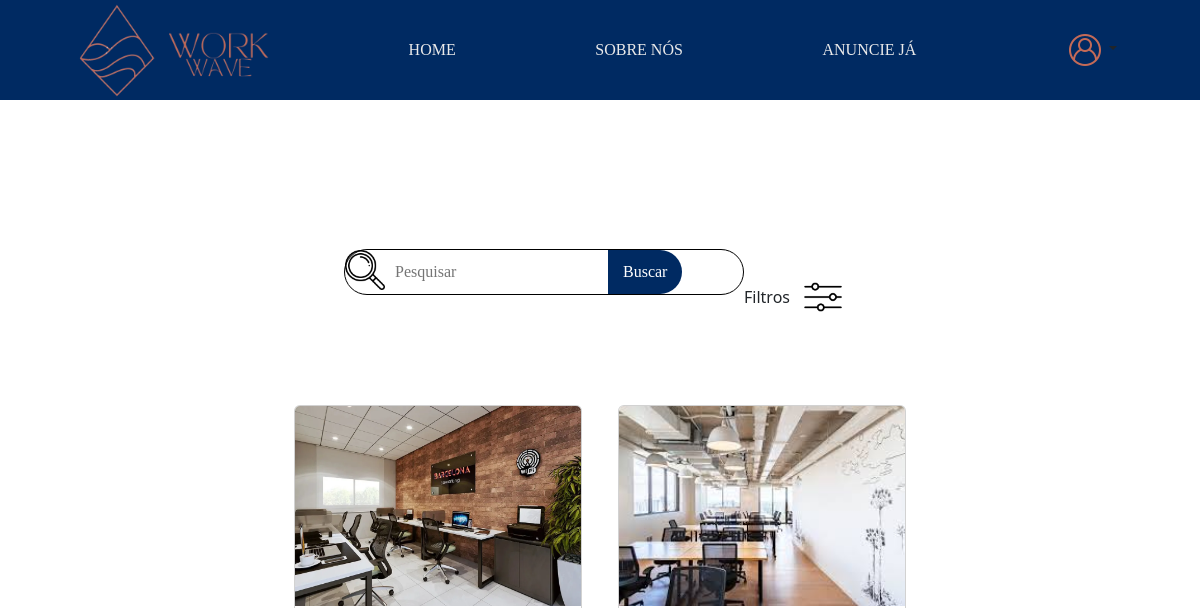
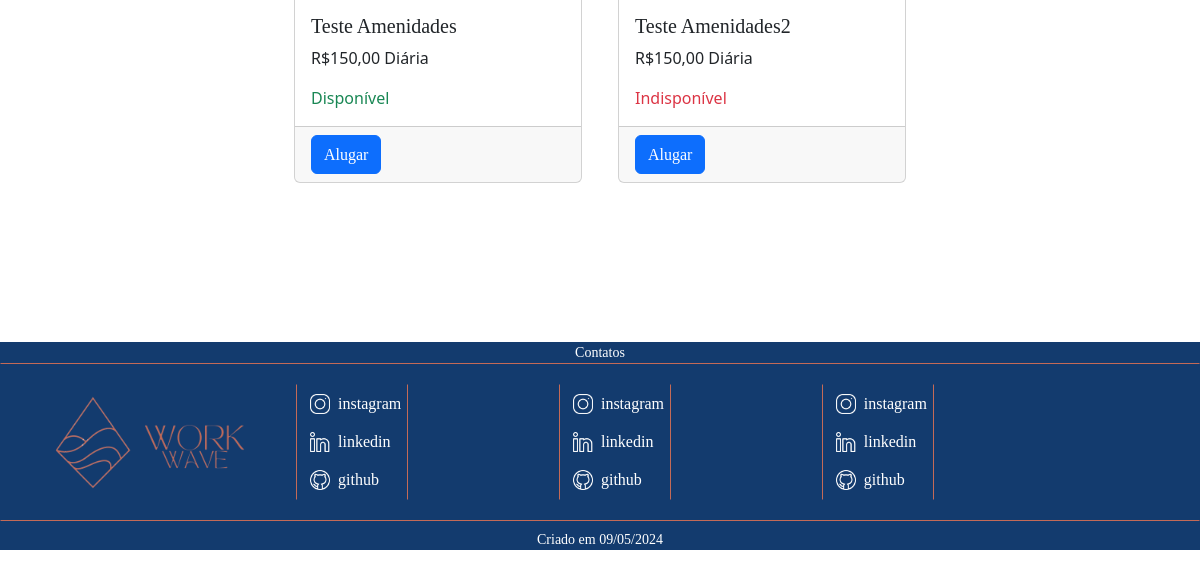
Before: / with the older database file (2 pictures, top to bottom).
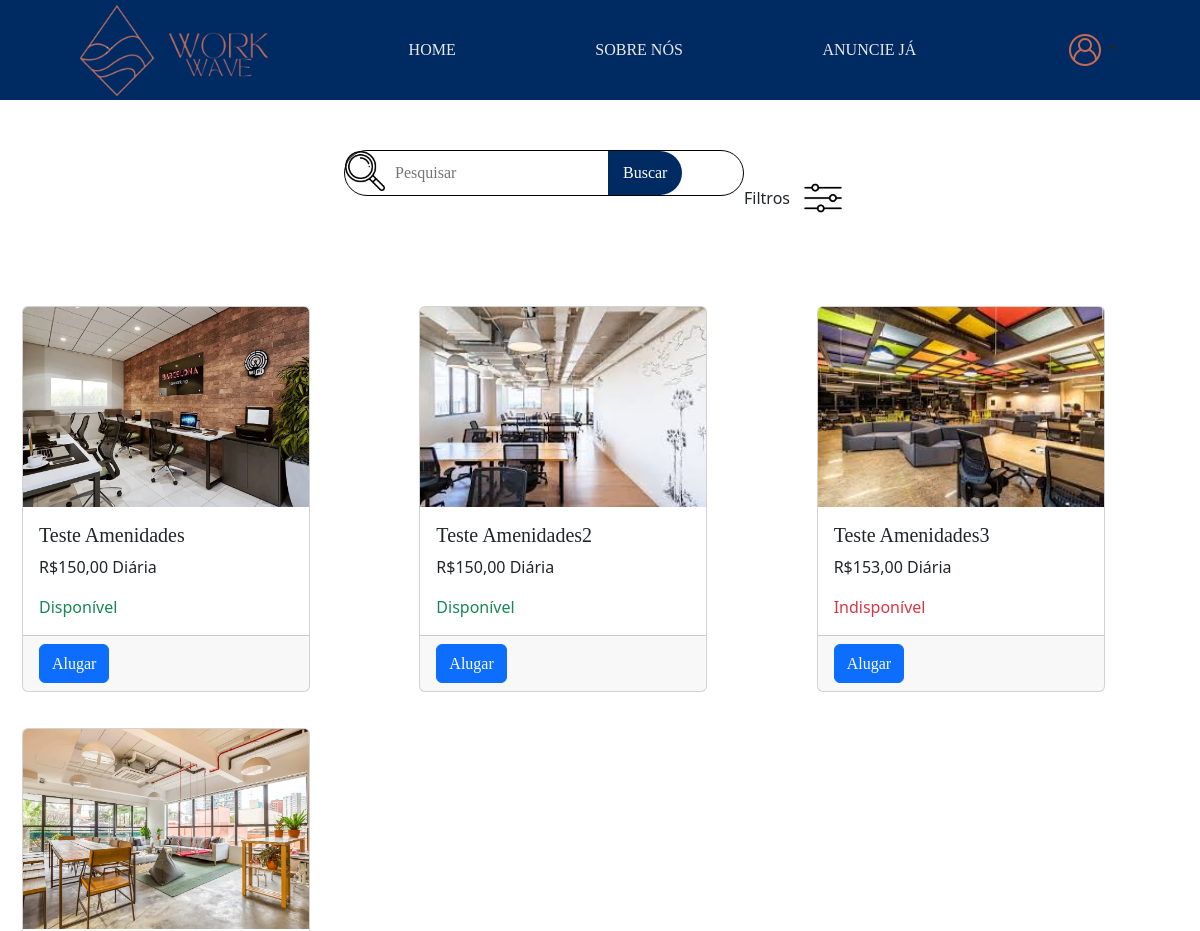
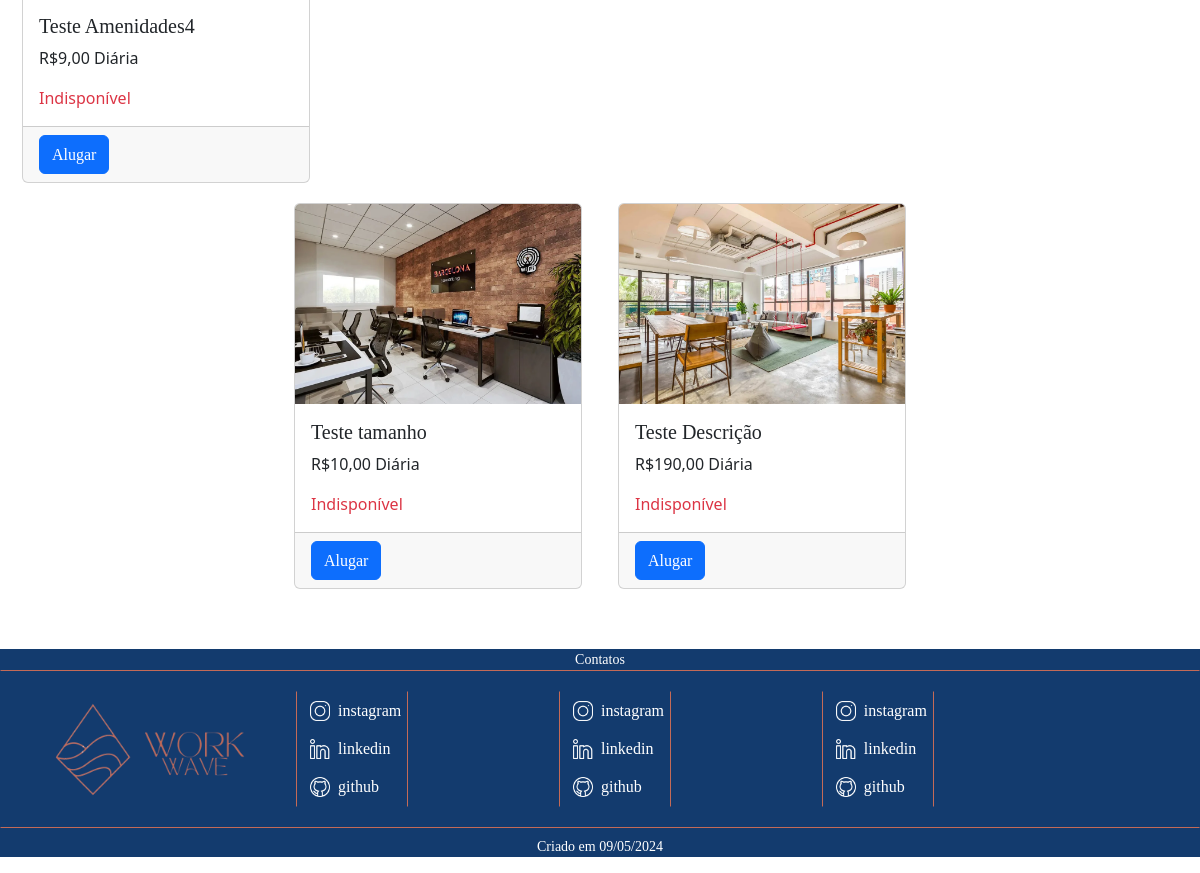
After: the same page with the newer database file (2 pictures, top to bottom).
### tables this page shows
CREATE TABLE `espacodados` (
  `EspId` int(11) NOT NULL,
  `EspNome` varchar(255) NOT NULL,
  `EspEndereco` varchar(255) NOT NULL,
  `EspDescricao` mediumtext NOT NULL,
  `EspCapacidade` int(11) NOT NULL,
  `EspDisponibilidade` tinyint(1) DEFAULT NULL,
  `EspDataCadastro` date NOT NULL,
  `ProId` int(11) NOT NULL,
  `EspImg` varchar(255) DEFAULT NULL,
  `EspPreco` decimal(10,2) DEFAULT NULL,
  `SerId` int(11) DEFAULT NULL
);

### index.php (the view, shortened to what this page needs)
<!DOCTYPE html>
<html lang="en">
<head>
    <link href="https://cdn.jsdelivr.net/npm/bootstrap@5.3.3/dist/css/bootstrap.min.css" rel="stylesheet">
    <link rel="stylesheet" href="css/Style.css">
    <link rel="stylesheet" href="css/home.css">
</head>
<body>
<header>
    <div class="logo">
        <img src="img/WorkWave-removebg-preview (1).png" alt="" width="95px" height="95px">
        <img src="img/WorkWave__2_-removebg-preview.png" alt="" width="100px" height="100px">
    </div>
    <a href="index.php" class="underline">HOME</a>
    <a href="SobreNos.php" class="underline">SOBRE NÓS</a>
    <a href="AnuncieJa.php" class="underline">ANUNCIE JÁ</a>
    <?php
    if (!isset($_SESSION['usuario_validado']) || $_SESSION['usuario_validado'] == false) {
    ?>
        <div class="dropdown">
            <a class="btn dropdown-toggle" href="#" role="button" data-bs-toggle="dropdown" aria-expanded="false">
                <img src="img/user-logo.png" alt="">
            </a>
        </div>
    <?php
    };
    ?>
</header>
<div class="conteudo">
    <div class="barra-de-pesquisa">
        <div class="pesquisa">
            <img src="img/lupa.png" alt="lupa" width="40px" height="40px" class="lupa-pesquisa">
            <form method="GET" action="">
                <input type="text" name="filtroName" placeholder="Pesquisar">
                <button type="submit">Buscar</button>
            </form>
        </div>
        <div class="filtro">
            <p>Filtros</p>
            <button type="button" class="btn btn-link" data-bs-toggle="modal" data-bs-target="#exampleModal">
                <img src="img/filtro.png" alt="filtros" width="40px" height="40px">
            </button>
        </div>
    </div>
    <div class="postagens row">
        <?php
        try {
            $conexao = new PDO("mysql:host=localhost; dbname=workwave", "root", "");
            $conexao->setAttribute(PDO::ATTR_ERRMODE, PDO::ERRMODE_EXCEPTION);
        } catch (PDOException $erro) {
            echo "Erro na conexão:" . $erro->getMessage();
        }
        $query = "SELECT e.EspId, e.EspNome, e.EspCapacidade, e.EspDisponibilidade, e.EspImg, e.EspPreco
          FROM EspacoDados e
          INNER JOIN servamenidades s ON e.EspId = s.EspId
          WHERE 1=1";
        $stmt = $conexao->prepare($query);
        $stmt->execute();
        $anuncios = $stmt->fetchAll();
        $numeroDeAnuncios = count($anuncios);
        $classePostagens = $numeroDeAnuncios < 4 ? "postagens flex-wrap" : "postagens";
        ?>
        <div class="<?php echo $classePostagens; ?>">
            <?php
                $contador = 0;
                foreach ($anuncios as $anuncio):
                    if ($contador % 4 == 0) {
                        echo '<div class="row g-3">';
                    }
            ?>
                <div class="col">
                    <div class="card" style="width: 18rem;">
                        <img src="img/<?php echo htmlspecialchars($anuncio['EspImg']); ?>" class="card-img-top" alt="Imagem de <?php echo htmlspecialchars($anuncio['EspNome']); ?>" height="200px">
                        <div class="card-body">
                            <h5 class="card-title"><?php echo htmlspecialchars($anuncio['EspNome']); ?></h5>
                            <p class="card-text">R$<?php echo number_format($anuncio['EspPreco'], 2, ',', '.'); ?> Diária</p>
                            <p class="card-text <?php echo $anuncio['EspDisponibilidade'] == 0 ? 'text-danger' : 'text-success'; ?>">
                                <?php echo $anuncio['EspDisponibilidade'] == 0 ? 'Indisponível' : 'Disponível'; ?>
                            </p>
                        </div>
                        <div class="card-footer">
                            <button type="submit" class="btn btn-primary me-5">
                                <a href="AnuncioDetalhes.php?id=<?php echo $anuncio['EspId']; ?>" class="text-white">Alugar</a>
                            </button>
                        </div>
                    </div>
                </div>
                <?php
                    $contador++;
                    if ($contador % 4 == 0 || $contador == count($anuncios)) {
                        echo '</div>';
                    }
                endforeach;
                ?>
        </div>
    </div>
</div>
<footer class="rodape" id="contato">
    <div class="contato">
        <p>Contatos</p>
    </div>
    <div class="Borda">
        <div class="rodape-div">
            <div class="logo-2">
                <img src="img/WorkWave-removebg-preview (1).png" alt="" width="95px" height="95px">
                <img src="img/WorkWave__2_-removebg-preview.png" alt="" width="100px" height="100px">
            </div>
            <div class="Social">
                <div class="Media">
                    <a class="btn" href="#">
                        <img src="img/instagram.png" alt="" width="20" height="20">
                        <p>instagram</p>
                    </a>
                    <a class="btn" href="#">
                        <img src="img/linkedin.png" alt="" width="20" height="20">
                        <p>linkedin</p>
                    </a>
                    <a class="btn" href="#">
                        <img src="img/github.png" alt="" width="20" height="20">
                        <p>github</p>
                    </a>
                </div>
            </div>
            <div class="Social">
                <div class="Media">
                    <a class="btn" href="#">
                        <img src="img/instagram.png" alt="" width="20" height="20">
                        <p>instagram</p>
                    </a>
                    <a class="btn" href="#">
                        <img src="img/linkedin.png" alt="" width="20" height="20">
                        <p>linkedin</p>
                    </a>
                    <a class="btn" href="#">
                        <img src="img/github.png" alt="" width="20" height="20">
                        <p>github</p>
                    </a>
                </div>
            </div>
            <div class="Social">
                <div class="Media">
                    <a class="btn" href="#">
                        <img src="img/instagram.png" alt="" width="20" height="20">
                        <p>instagram</p>
                    </a>
                    <a class="btn" href="#">
                        <img src="img/linkedin.png" alt="" width="20" height="20">
                        <p>linkedin</p>
                    </a>
                    <a class="btn" href="#">
                        <img src="img/github.png" alt="" width="20" height="20">
                        <p>github</p>
                    </a>
                </div>
            </div>
        </div>
    </div>
    <div class="data">
        <p>Criado em 09/05/2024</p>
    </div>
</footer>
</body>
</html>

### css/Style.css (style rules this page uses)
header { background-color: #002a62; display: flex; flex-direction: row; justify-content: space-around; align-items: center; }
a { text-decoration: none; color: white; font-family: 'Times New Roman', Times, serif; }
.underline { position: relative; text-decoration: none; color: #EAEAEA; transition: color 0.3s ease; }
.underline::after { content: ''; position: absolute; bottom: -12px; left: -25%; width: 150%; height: 2px; background-color: #EAEAEA; transform: scaleX(0); transition: transform 0.3s ease; }
.rodape { text-align: center; background-color: #133b6e; color: white; height: auto; width: 100%; font-size: 14px; font-family: helvetica; justify-content: center; align-items: center; flex-direction: row; }
.rodape p, .pesquisa p { font-family: 'Times New Roman', Times, serif; }
.Borda { border: 1px solid #c46a57; border-right-color: #133b6e; border-left-color: #133b6e; }
.rodape-div { display: flex; align-items: center; justify-content: space-around; width: 90%; padding: 20px; margin-right: 200px; }
.Social { display: flex; width: calc(33.33% - 234px); margin-right: 100px; border: 1px solid #c46a57; border-bottom-color: #133b6e; border-top-color: #133b6e; flex-direction: row; }
.Media { display: flex; flex-direction: column; }
.Media .btn { display: flex; align-items: center; }
.Media img { margin-right: 8px; }
.Media p { color: white; margin: 0; }
.contato p { margin: 0; background-color: #133b6e; }
.data { margin-top: 8px; background-color: #133b6e; }

### css/home.css (style rules this page uses)
.pesquisa { display: flex; width: 25rem; margin: 50px auto; border: 1px solid black; border-radius: 90px; font-family: 'Times New Roman', Times, serif; }
.pesquisa input[type="text"] { flex: 1; padding: 10px; border: 1px solid #ccc; border-radius: 5px 0 0 5px; border: none; }
.pesquisa button[type="submit"] { padding: 10px 15px; border: none; background-color: #002a62; color: white; cursor: pointer; border-radius: 0 90px 90px 0; transition: background-color 0.3s ease; margin-left: -1px; }
.barra-de-pesquisa { display: flex; justify-content: center; align-items: center; margin: 0 0 50px 0; }
.filtro { display: flex; justify-content: center; align-items: center; margin: 50px 0 0 0; text-align: center; }
.filtro p { margin-top: 1rem; }
.conteudo { display: flex; justify-content: center; align-items: center; flex-direction: column; min-height: 100vh; }
.postagens { margin: 0 auto; display: flex; flex-wrap: wrap; justify-content: center; }
.card { margin: 10px; }
h5, button { font-family: 'Times New Roman', Times, serif; margin: 0; }
.rodape { margin-top: 50px; }

Changed rows visible on the page:
changed espacodados "Teste Amenidades2": EspDisponibilidade "Indisponível" → "Disponível"
added espacodados: EspImg (picture), EspNome "Teste Amenidades3", EspPreco "153,00", EspDisponibilidade "Indisponível"
added espacodados: EspImg (picture), EspNome "Teste Amenidades4", EspPreco "9,00", EspDisponibilidade "Indisponível"
added espacodados: EspImg (picture), EspNome "Teste tamanho", EspPreco "10,00", EspDisponibilidade "Indisponível"
added espacodados: EspImg (picture), EspNome "Teste Descrição", EspPreco "190,00", EspDisponibilidade "Indisponível"
